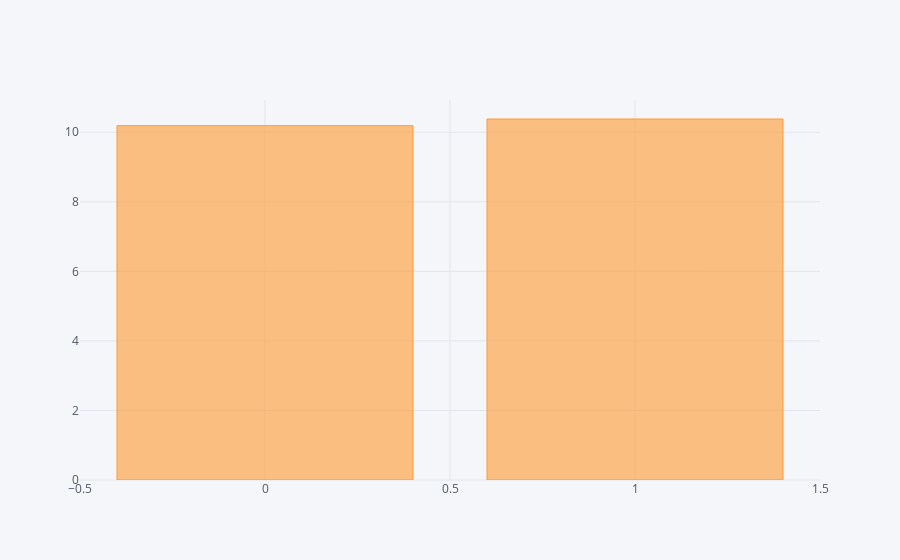

The cell this chart's notebook holds for it:
### Markdown cell above
## 反論２：教育を受けた年数が長ければ収入が増える。この平均値の差は教育を受けた年数によるものだ

### Code cell
all_sample.groupby('treat').mean()['educ'].iplot(kind='bar')

### Figure 1 — Plotly figure (JSON) as saved in the notebook; plotly's stock layout.template omitted (floating-point values rounded to 4 significant figures)
{"data": [{"marker": {"color": "rgba(255, 153, 51, 0.6)", "line": {"color": "rgba(255, 153, 51, 1.0)", "width": 1}}, "name": "educ", "orientation": "v", "text": "", "type": "bar", "uid": "0f563929-b53a-4c27-9466-4f93d5304ddf", "x": [0, 1], "y": [10.19, 10.38]}], "layout": {"legend": {"bgcolor": "#F5F6F9", "font": {"color": "#4D5663"}}, "paper_bgcolor": "#F5F6F9", "plot_bgcolor": "#F5F6F9", "title": {"font": {"color": "#4D5663"}}, "xaxis": {"gridcolor": "#E1E5ED", "showgrid": true, "tickfont": {"color": "#4D5663"}, "title": {"font": {"color": "#4D5663"}, "text": ""}, "zerolinecolor": "#E1E5ED"}, "yaxis": {"gridcolor": "#E1E5ED", "showgrid": true, "tickfont": {"color": "#4D5663"}, "title": {"font": {"color": "#4D5663"}, "text": ""}, "zerolinecolor": "#E1E5ED"}}}
